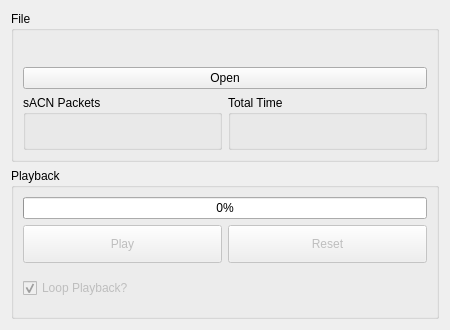
<?xml version="1.0" encoding="UTF-8"?>
<ui version="4.0">
 <class>PcapPlayback</class>
 <widget class="QWidget" name="PcapPlayback">
  <property name="geometry">
   <rect>
    <x>0</x>
    <y>0</y>
    <width>450</width>
    <height>330</height>
   </rect>
  </property>
  <property name="sizePolicy">
   <sizepolicy hsizetype="MinimumExpanding" vsizetype="MinimumExpanding">
    <horstretch>0</horstretch>
    <verstretch>0</verstretch>
   </sizepolicy>
  </property>
  <property name="minimumSize">
   <size>
    <width>450</width>
    <height>330</height>
   </size>
  </property>
  <property name="windowTitle">
   <string>PCap Playback</string>
  </property>
  <property name="windowIcon">
   <iconset resource="../res/resources.qrc">
    <normaloff>:/icons/play.png</normaloff>:/icons/play.png</iconset>
  </property>
  <layout class="QVBoxLayout" name="verticalLayout">
   <item>
    <widget class="QGroupBox" name="grpFile">
     <property name="sizePolicy">
      <sizepolicy hsizetype="Expanding" vsizetype="Expanding">
       <horstretch>0</horstretch>
       <verstretch>0</verstretch>
      </sizepolicy>
     </property>
     <property name="title">
      <string>File</string>
     </property>
     <layout class="QVBoxLayout" name="verticalLayout_2">
      <item>
       <widget class="QLabel" name="lblFilename">
        <property name="sizePolicy">
         <sizepolicy hsizetype="Expanding" vsizetype="Expanding">
          <horstretch>0</horstretch>
          <verstretch>0</verstretch>
         </sizepolicy>
        </property>
        <property name="text">
         <string/>
        </property>
       </widget>
      </item>
      <item>
       <widget class="QPushButton" name="btnOpen">
        <property name="sizePolicy">
         <sizepolicy hsizetype="Expanding" vsizetype="Expanding">
          <horstretch>0</horstretch>
          <verstretch>0</verstretch>
         </sizepolicy>
        </property>
        <property name="text">
         <string>Open</string>
        </property>
       </widget>
      </item>
      <item>
       <layout class="QHBoxLayout" name="horizontalLayout">
        <item>
         <widget class="QGroupBox" name="grpFileCount">
          <property name="title">
           <string>sACN Packets</string>
          </property>
          <layout class="QVBoxLayout" name="verticalLayout_3">
           <item>
            <widget class="QLabel" name="lblFileCount">
             <property name="text">
              <string/>
             </property>
             <property name="alignment">
              <set>Qt::AlignCenter</set>
             </property>
            </widget>
           </item>
          </layout>
         </widget>
        </item>
        <item>
         <widget class="QGroupBox" name="grpFileTime">
          <property name="title">
           <string>Total Time</string>
          </property>
          <layout class="QVBoxLayout" name="verticalLayout_4">
           <item>
            <widget class="QLabel" name="lblFileTime">
             <property name="text">
              <string/>
             </property>
             <property name="alignment">
              <set>Qt::AlignCenter</set>
             </property>
            </widget>
           </item>
          </layout>
         </widget>
        </item>
       </layout>
      </item>
     </layout>
    </widget>
   </item>
   <item>
    <widget class="QGroupBox" name="grpPlayback">
     <property name="sizePolicy">
      <sizepolicy hsizetype="Expanding" vsizetype="Expanding">
       <horstretch>0</horstretch>
       <verstretch>0</verstretch>
      </sizepolicy>
     </property>
     <property name="title">
      <string>Playback</string>
     </property>
     <layout class="QVBoxLayout" name="verticalLayout_6">
      <item>
       <widget class="QProgressBar" name="progressBar">
        <property name="value">
         <number>0</number>
        </property>
        <property name="alignment">
         <set>Qt::AlignCenter</set>
        </property>
        <property name="textVisible">
         <bool>true</bool>
        </property>
       </widget>
      </item>
      <item>
       <layout class="QHBoxLayout" name="horizontalLayout_3">
        <property name="sizeConstraint">
         <enum>QLayout::SetNoConstraint</enum>
        </property>
        <item>
         <widget class="QPushButton" name="btnStartPause">
          <property name="enabled">
           <bool>false</bool>
          </property>
          <property name="sizePolicy">
           <sizepolicy hsizetype="Expanding" vsizetype="Expanding">
            <horstretch>0</horstretch>
            <verstretch>0</verstretch>
           </sizepolicy>
          </property>
          <property name="text">
           <string>Play</string>
          </property>
         </widget>
        </item>
        <item>
         <widget class="QPushButton" name="btnReset">
          <property name="enabled">
           <bool>false</bool>
          </property>
          <property name="sizePolicy">
           <sizepolicy hsizetype="Expanding" vsizetype="Expanding">
            <horstretch>0</horstretch>
            <verstretch>0</verstretch>
           </sizepolicy>
          </property>
          <property name="text">
           <string>Reset</string>
          </property>
         </widget>
        </item>
       </layout>
      </item>
      <item>
       <widget class="QCheckBox" name="chkLoop">
        <property name="enabled">
         <bool>false</bool>
        </property>
        <property name="sizePolicy">
         <sizepolicy hsizetype="Expanding" vsizetype="Expanding">
          <horstretch>0</horstretch>
          <verstretch>0</verstretch>
         </sizepolicy>
        </property>
        <property name="text">
         <string>Loop Playback?</string>
        </property>
        <property name="checkable">
         <bool>true</bool>
        </property>
        <property name="checked">
         <bool>true</bool>
        </property>
       </widget>
      </item>
     </layout>
    </widget>
   </item>
  </layout>
 </widget>
 <resources>
  <include location="../res/resources.qrc"/>
 </resources>
 <connections/>
</ui>
